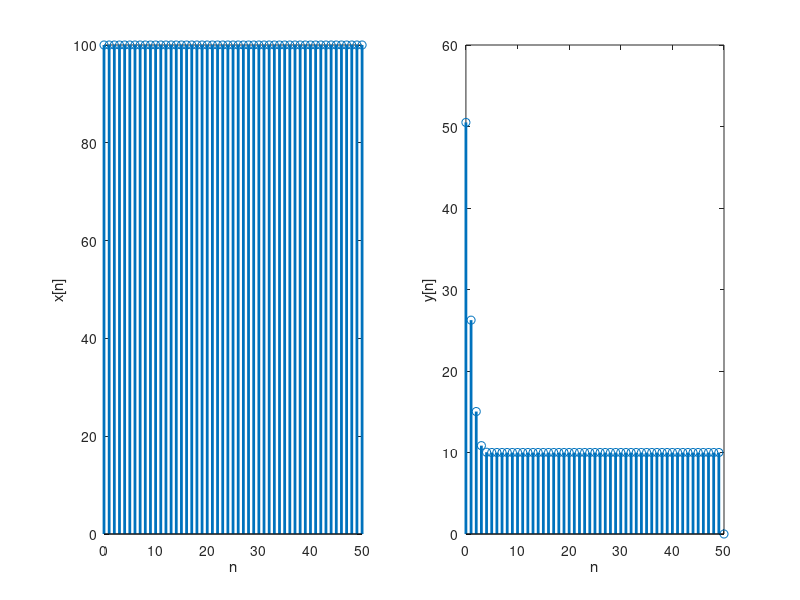

The MATLAB source for this figure:
clc;
clear all;
close all;
warning off;
n=0:1:50;
a=100;
x=a*ones(size(n)+1);
y=zeros(size(n)+1);
y(1)=1;
for i=2:51
    y(i)=0.5*(y(i-1)+x(i)./y(i-1));
end
figure;
subplot(1,2,1);
stem(n,x(2:52),'linewidth',2);
ylabel('x[n]');
xlabel('n');
subplot(1,2,2);
stem(n,y(2:52),'linewidth',2);
ylabel('y[n]');
xlabel('n');
